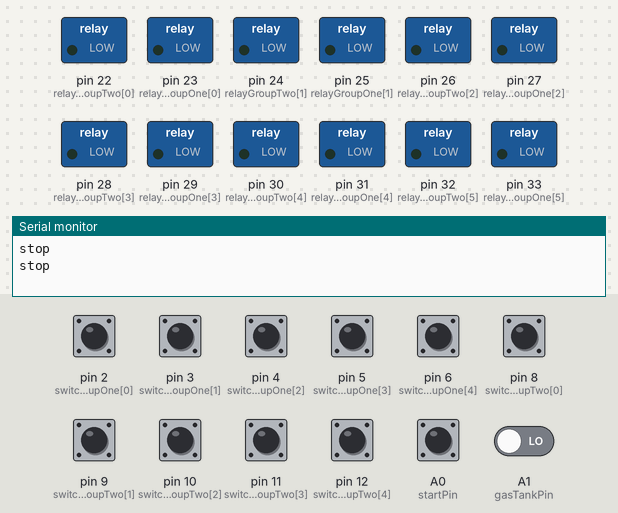
Bench run of a sketch on a simulated Arduino Mega 2560, built with avr-gcc and run on an emulated ATmega2560. Shown: switched loads named in the sketch (green lamp = pin HIGH), the last lines printed to the serial monitor. The test bench sets the inputs (shaded band); at power-on: A0 (startPin), A1 (gasTankPin), pin 2 (switchGroupOne[0]), pin 3 (switchGroupOne[1]), pin 4 (switchGroupOne[2]), pin 5 (switchGroupOne[3]), pin 6 (switchGroupOne[4]), pin 8 (switchGroupTwo[0]), pin 9 (switchGroupTwo[1]), pin 10 (switchGroupTwo[2]), pin 11 (switchGroupTwo[3]), pin 12 (switchGroupTwo[4]) LOW.

Above: at 5.8 s.
5.9 s: A0 (startPin) pulled HIGH for 0.15 s
7.5 s: pin 2 (switchGroupOne[0]) pulled HIGH for 0.15 s
At 8.7 s:
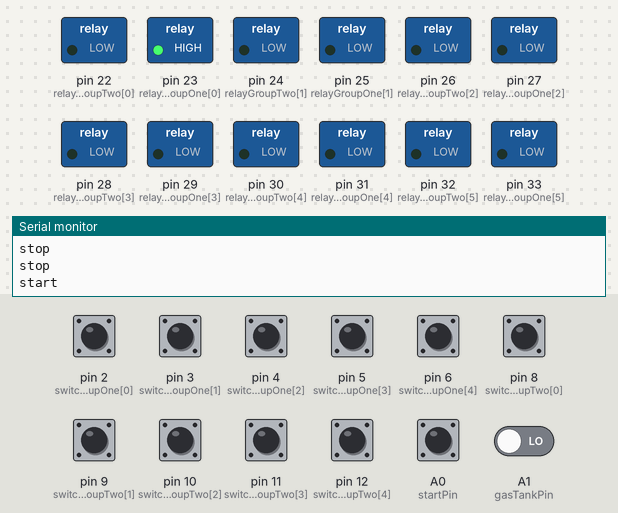
9.1 s: pin 3 (switchGroupOne[1]) pulled HIGH for 0.15 s
At 10.1 s:
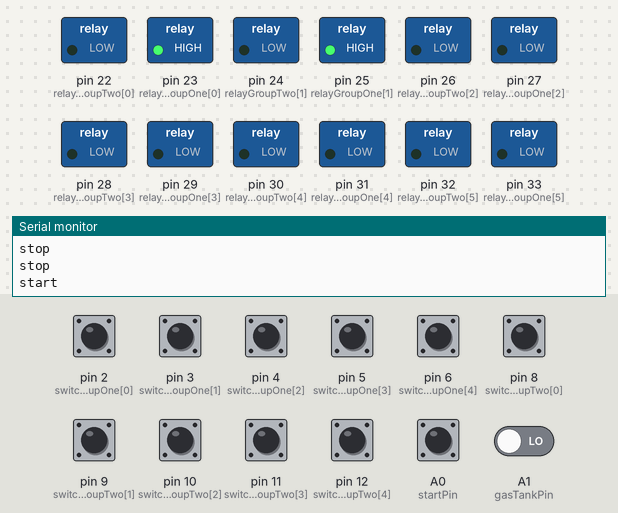
10.7 s: pin 4 (switchGroupOne[2]) pulled HIGH for 0.15 s
At 11.4 s:
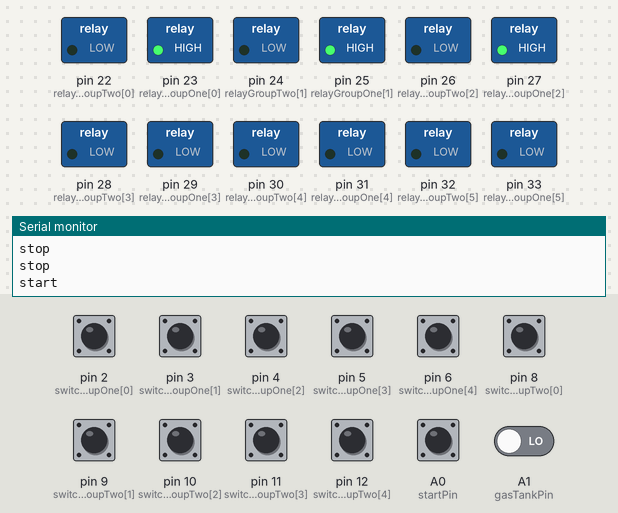
12.3 s: pin 5 (switchGroupOne[3]) pulled HIGH for 0.15 s
At 12.8 s:
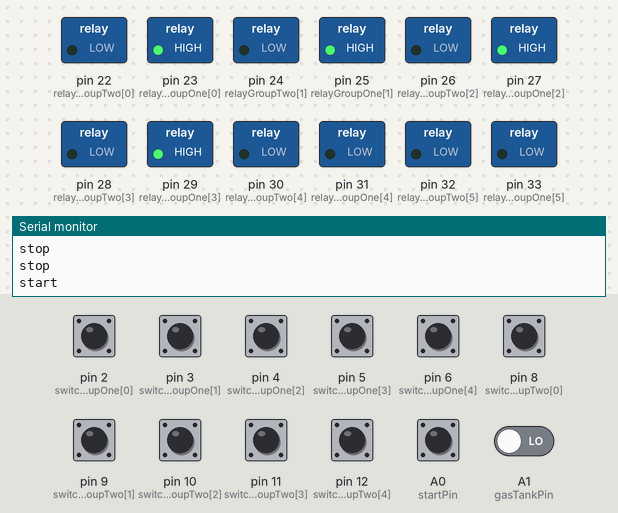
13.9 s: pin 6 (switchGroupOne[4]) pulled HIGH for 1 s
At 14.4 s:
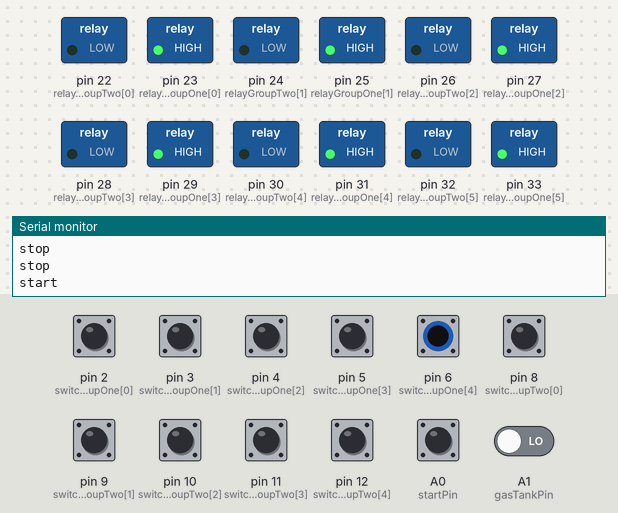
Timing chart, 0 to 16.9 s (numbered marks = the images above; inputs shaded):
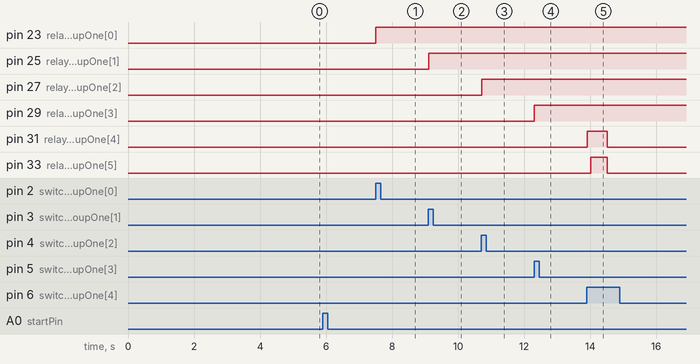

The sketch:

pitstopchallenge-V3.ino
```cpp
/*************************
 * Pitstop Challenge
 *
 * PINOUTS:
 *  Relay Groups:
 *      Relay Group #1: Pins 23, 25, 27, 29, 31, 33
 *      Relay Group #2: Pins 22, 24, 26, 28, 30, 32
 *
 *  Magnetic Switch Group:
 *      Switch Group #1: 2, 3, 4, 5, 6
 *      Switch Group #2: 8, 9, 10, 11, 12
 *
 *  Gas Tank Pin: A1
 *      This pin should attach to the arduino flora circuit
 *
 *  Start Button:
 *      Pin A0 attached to switch, other pin should be to 5vdc
 *
 *  Reset Button:
 *      The reset button should be attached to the "reset" pin and the other end to ground
 *
 *  Triggers:
 *      Lug trigger: 52
 *        This pin sends a HIGH signal when any lugs are triggered
 *      Gas Tank trigger: 53
 *        This pin sends a HIGH signal when the gas tank sequence is complete
 *
 * NOTES:
 *
 * 1. When relays are in a state of LOW they will be green or engaged.
 *    If the relays move to state HIGH then they will be amber or disengaged
 *
 * 2. When relay is low electromagnet will be engaged
 */

const int switchGroupOne[] = {2, 3, 4, 5, 6};
const int switchGroupTwo[] = {8, 9, 10, 11, 12};

const int relayGroupOne[] = {23, 25, 27, 29, 31, 33};
const int relayGroupTwo[] = {22, 24, 26, 28, 30, 32};

const int gasTankPin = A1;
const int startPin = A0;

const int lugTrigger = 52;
const int gasTrigger = 53;

/**
 * @var triggerDelay
 *  Set the interval in milliseconds to keep the trigger pins HIGH.
 */
const int triggerDelay = 100;

/**
 * @var wheelDelay
 * the time to pause after all lugs have been disengaged
 */
const int wheelDelay = 500;

/**
 * @var startUpDelay
 * We send the stop command twice to ensure proper termination
 * of the display.  Change how long the delay is between signals
 * by adjusting this value in milliseconds.
 */
const int startUpDelay = 5000;

/**
 * @var restartTimeout
 *   Change the last number to increment by X minutes.
 *   NOTE: that times over 2 minutes may eat up memory and cause the
 *   board to reset on its own
 */
const float restartTimeout = 60000 * 2;

/**
 * @var useTwoWheels
 * Set true to support a system with two wheels with lugs
 * Set false to support only one set of wheels
 */
const boolean useTwoWheels = true;

/* Do not change anything below this line */

boolean ledState[] = { false, false, false, false, false, false, false, false, false, false };

boolean stepSequence[] = { false, false };
int startState = 0;
int i = 0;

boolean firstRun = true;

void setup() {
  // initialize serial communication:
  Serial.begin(9600);

  for (int i=0; i <= 6; i++) {
    pinMode(relayGroupOne[i], OUTPUT);
    pinMode(relayGroupTwo[i], OUTPUT);
  }

  for (int i=0; i <= 5; i++) {
    pinMode(switchGroupOne[i], INPUT);
    pinMode(switchGroupTwo[i], INPUT);
  }

  pinMode(gasTankPin, INPUT);
  pinMode(startPin, INPUT);

  //pinMode(solidStatePin, OUTPUT);  // set pin as an output
  //pinMode(audioPin, OUTPUT);
}

void loop() {

  if (firstRun) {
    // Send stop command just in case timer is still running
    Serial.write("stop\n");

    // Set all lugs to green
    for (int i=0; i < sizeof(relayGroupOne); i++) {
      digitalWrite(relayGroupOne[i], LOW);
      digitalWrite(relayGroupTwo[i], LOW);
    }

    delay(startUpDelay);
    // Send stop command just in case timer is still running
    Serial.write("stop\n");

    firstRun = false;
  }

  startState = digitalRead(startPin);

  if (startState == HIGH) {
    Serial.write("start\n");
    beginSequence();
  }

  // Timeout if no one completes the sequence
  if (millis() > restartTimeout) {
    softwareReset();
  }

}

void beginSequence() {

  // Timeout if no one completes the sequence
  if (millis() > restartTimeout) {
    softwareReset();
  }

  delay(50);

  if (!stepSequence[0]) {
    stepSequence[0] = isLugsComplete();
  }

  if (!stepSequence[1]) {
    stepSequence[1] = isGasComplete();
  }

  // If any steps in the sequence are not complete keep looping thru this.
  for (i = 0; i < 2; i++) {

    if (!stepSequence[i]) {
      beginSequence();
      break;
    }
  }

  softwareReset();
}

boolean isLugsComplete() {
  static boolean OneFirstPassDone = false;
  static boolean OneSecondPassDone = false;
  static boolean TwoFirstPassDone = false;
  static boolean TwoSecondPassDone = false;

  // First Wheel, First pass, turn all to amber
  if (!OneFirstPassDone && !OneSecondPassDone) {
    OneFirstPassDone = isFirstPass(relayGroupOne, switchGroupOne, 0);
  }

  // First Wheel, Second Pass, turn all back to green
  if (OneFirstPassDone && !OneSecondPassDone) {
    OneSecondPassDone = isSecondPass(relayGroupOne, switchGroupOne, 0);
  }

  if (useTwoWheels) {
    // Second Wheel, First Pass, turn all to amber
    if (!TwoFirstPassDone && !TwoSecondPassDone) {
      TwoFirstPassDone = isFirstPass(relayGroupTwo, switchGroupTwo, 5);
    }

    // Second Wheel, Second Pass, turn all back to green
    if (TwoFirstPassDone && !TwoSecondPassDone) {
      TwoSecondPassDone = isSecondPass(relayGroupTwo, switchGroupTwo, 5);
    }
  } else {
    TwoFirstPassDone = true;
    TwoSecondPassDone = true;
  }

  return OneFirstPassDone && OneSecondPassDone && TwoFirstPassDone && TwoSecondPassDone;
}

/**
 * First pass will turn lights from green to amber
 */
boolean isFirstPass(const int relayGroup[], const int switchGroup[], int offset) {

  // Watch lugs and change color when they are engaged
  for (int i=0; i < 5; i++) {
    // int mode = digitalRead(switchGroup[i]);

    // if (mode == HIGH) {
    if (digitalRead(switchGroup[i]) == HIGH) {

      digitalWrite(relayGroup[i], HIGH);

      trigger(lugTrigger);

      ledState[i+offset] = true;

    }
  }

  // After looping thru lugs, inspect the state of each one and decide if we
  // should continue to phase two
  for (int i=offset; i < offset+5; i++) {
    if (!ledState[i]) {
      return false;
    }
  }

  // Turn off electromagnet to disengage wheel
  digitalWrite(relayGroup[5], HIGH);
  delay(wheelDelay);

  return true;
}

/**
 * Second pass will turn lights from amber back to green
 */
boolean isSecondPass(const int relayGroup[], int const switchGroup[], int offset) {
  // Watch lugs and change color when they are engaged
  for (int i=0; i < 5; i++) {
    // int mode = digitalRead(switchGroup[i]);

    // if (mode == HIGH) {
    if (digitalRead(switchGroup[i]) == HIGH) {

      // Turn on electromagnet to engage wheel
      digitalWrite(relayGroup[5], LOW);

      digitalWrite(relayGroup[i], LOW);

      trigger(lugTrigger);

      ledState[i+offset] = false;

    }
  }

  // After looping thru lugs, inspect the state of each one and decide if we
  // should continue to phase two
  for (int i=offset; i < offset+5; i++) {
    if (ledState[i]) {
      return false;
    }
  }

  return true;
}

/**
 * Listen for a signal from the arduino flora to tell us
 * that the gas tank function has completed
 */
boolean isGasComplete() {
  static boolean isComplete = false;

  if (!isComplete) {
    int val = digitalRead(gasTankPin);

    if (val == HIGH) {
      trigger(gasTrigger);

      isComplete = true;
    }
  }

  return isComplete;
}

/**
 * Restarts program from beginning but
 * does not reset the peripherals and registers
 */
void softwareReset()
{
  delay(100);
  Serial.write("stop\n");
  delay(100);

  asm volatile ("  jmp 0");

  delay(100);
}

void trigger(const int pin) {
  digitalWrite(pin, HIGH);
  delay(triggerDelay);
  digitalWrite(pin, LOW);
}
```

Measured:
- after the input at 7.5 s, pin 23 (relayGroupOne[0]): LOW → HIGH at once
- after the input at 9.1 s, pin 25 (relayGroupOne[1]): LOW → HIGH at once
- after the input at 10.7 s, pin 27 (relayGroupOne[2]): LOW → HIGH at once
- after the input at 12.3 s, pin 29 (relayGroupOne[3]): LOW → HIGH at once
- after the input at 13.9 s, pin 31 (relayGroupOne[4]): LOW → HIGH at once, → LOW 0.60 s later; pin 33 (relayGroupOne[5]): LOW → HIGH after 0.11 s, → LOW 0.50 s later
